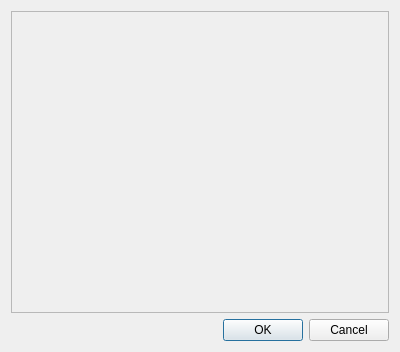
<?xml version="1.0" encoding="UTF-8"?>
<ui version="4.0">
 <class>IndicateSheetsDialog</class>
 <widget class="QDialog" name="IndicateSheetsDialog">
  <property name="geometry">
   <rect>
    <x>0</x>
    <y>0</y>
    <width>400</width>
    <height>352</height>
   </rect>
  </property>
  <property name="windowTitle">
   <string>Select the target and source groups</string>
  </property>
  <layout class="QVBoxLayout" name="verticalLayout">
   <item>
    <widget class="QScrollArea" name="scrollArea">
     <property name="widgetResizable">
      <bool>true</bool>
     </property>
     <widget class="QWidget" name="scrollAreaWidgetContents">
      <property name="geometry">
       <rect>
        <x>0</x>
        <y>0</y>
        <width>380</width>
        <height>301</height>
       </rect>
      </property>
      <layout class="QFormLayout" name="formLayout"/>
     </widget>
    </widget>
   </item>
   <item>
    <widget class="QDialogButtonBox" name="buttonBox">
     <property name="orientation">
      <enum>Qt::Horizontal</enum>
     </property>
     <property name="standardButtons">
      <set>QDialogButtonBox::Cancel|QDialogButtonBox::Ok</set>
     </property>
    </widget>
   </item>
  </layout>
 </widget>
 <resources/>
 <connections>
  <connection>
   <sender>buttonBox</sender>
   <signal>accepted()</signal>
   <receiver>IndicateSheetsDialog</receiver>
   <slot>accept()</slot>
   <hints>
    <hint type="sourcelabel">
     <x>248</x>
     <y>254</y>
    </hint>
    <hint type="destinationlabel">
     <x>157</x>
     <y>274</y>
    </hint>
   </hints>
  </connection>
  <connection>
   <sender>buttonBox</sender>
   <signal>rejected()</signal>
   <receiver>IndicateSheetsDialog</receiver>
   <slot>reject()</slot>
   <hints>
    <hint type="sourcelabel">
     <x>316</x>
     <y>260</y>
    </hint>
    <hint type="destinationlabel">
     <x>286</x>
     <y>274</y>
    </hint>
   </hints>
  </connection>
 </connections>
</ui>
